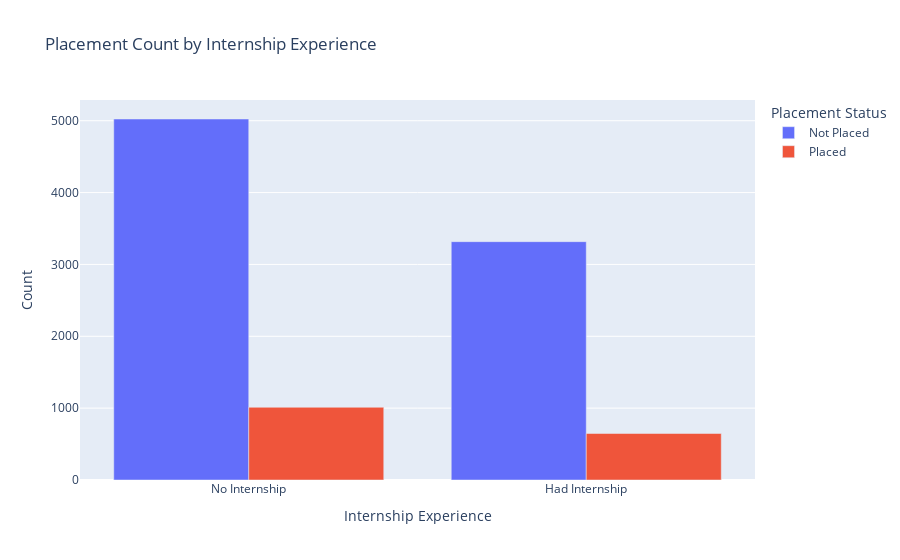

This figure's notebook cell:
### Markdown cell above
### Interactive Plot (Plotly)

### Code cell
import plotly.express as px

# Check unique values to ensure correct mapping
print("Internship_Experience unique values:", df['Internship_Experience'].unique())
print("Placement unique values:", df['Placement'].unique())

# If needed, map 'Yes'/'No' to 1/0 (skip if already done)
df['Internship_Experience'] = df['Internship_Experience'].map({'Yes': 1, 'No': 0}).fillna(df['Internship_Experience'])
df['Placement'] = df['Placement'].map({'Yes': 1, 'No': 0}).fillna(df['Placement'])

# Create count DataFrame
count_df = df.groupby(['Internship_Experience', 'Placement']).size().reset_index(name='Count')

# Map numeric values to descriptive labels for plotting
count_df['Internship_Experience'] = count_df['Internship_Experience'].map({0: 'No Internship', 1: 'Had Internship'})
count_df['Placement'] = count_df['Placement'].map({0: 'Not Placed', 1: 'Placed'})

# Drop rows with NaN (in case mapping failed for any value)
count_df = count_df.dropna()

# Plot
fig = px.bar(
    count_df,
    x='Internship_Experience',
    y='Count',
    color='Placement',
    barmode='group',
    labels={'Internship_Experience': 'Internship Experience', 'Placement': 'Placement Status'},
    title='Placement Count by Internship Experience'
)
fig.show()

### Figure 1 — Plotly figure (JSON) as saved in the notebook; plotly's stock layout.template omitted (floating-point values rounded to 4 significant figures)
{"data": [{"alignmentgroup": "True", "hovertemplate": "Placement Status=Not Placed<br>Internship Experience=%{x}<br>Count=%{y}<extra></extra>", "legendgroup": "Not Placed", "marker": {"color": "#636efa", "pattern": {"shape": ""}}, "name": "Not Placed", "offsetgroup": "Not Placed", "orientation": "v", "showlegend": true, "textposition": "auto", "type": "bar", "x": ["No Internship", "Had Internship"], "xaxis": "x", "y": [5024, 3317], "yaxis": "y"}, {"alignmentgroup": "True", "hovertemplate": "Placement Status=Placed<br>Internship Experience=%{x}<br>Count=%{y}<extra></extra>", "legendgroup": "Placed", "marker": {"color": "#EF553B", "pattern": {"shape": ""}}, "name": "Placed", "offsetgroup": "Placed", "orientation": "v", "showlegend": true, "textposition": "auto", "type": "bar", "x": ["No Internship", "Had Internship"], "xaxis": "x", "y": [1012, 647], "yaxis": "y"}], "layout": {"barmode": "group", "legend": {"title": {"text": "Placement Status"}, "tracegroupgap": 0}, "title": {"text": "Placement Count by Internship Experience"}, "xaxis": {"anchor": "y", "domain": [0, 1], "title": {"text": "Internship Experience"}}, "yaxis": {"anchor": "x", "domain": [0, 1], "title": {"text": "Count"}}}}
